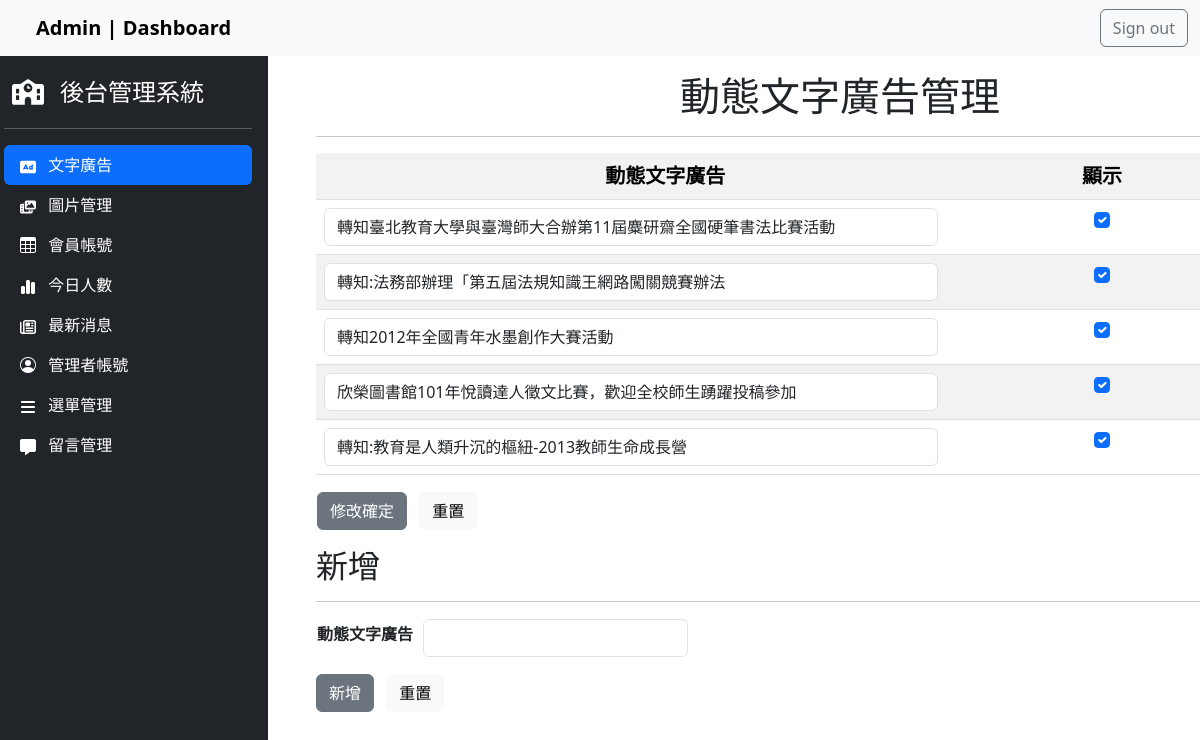
/back.php?do=ad (signed in), run on an earlier commit of the app's database.
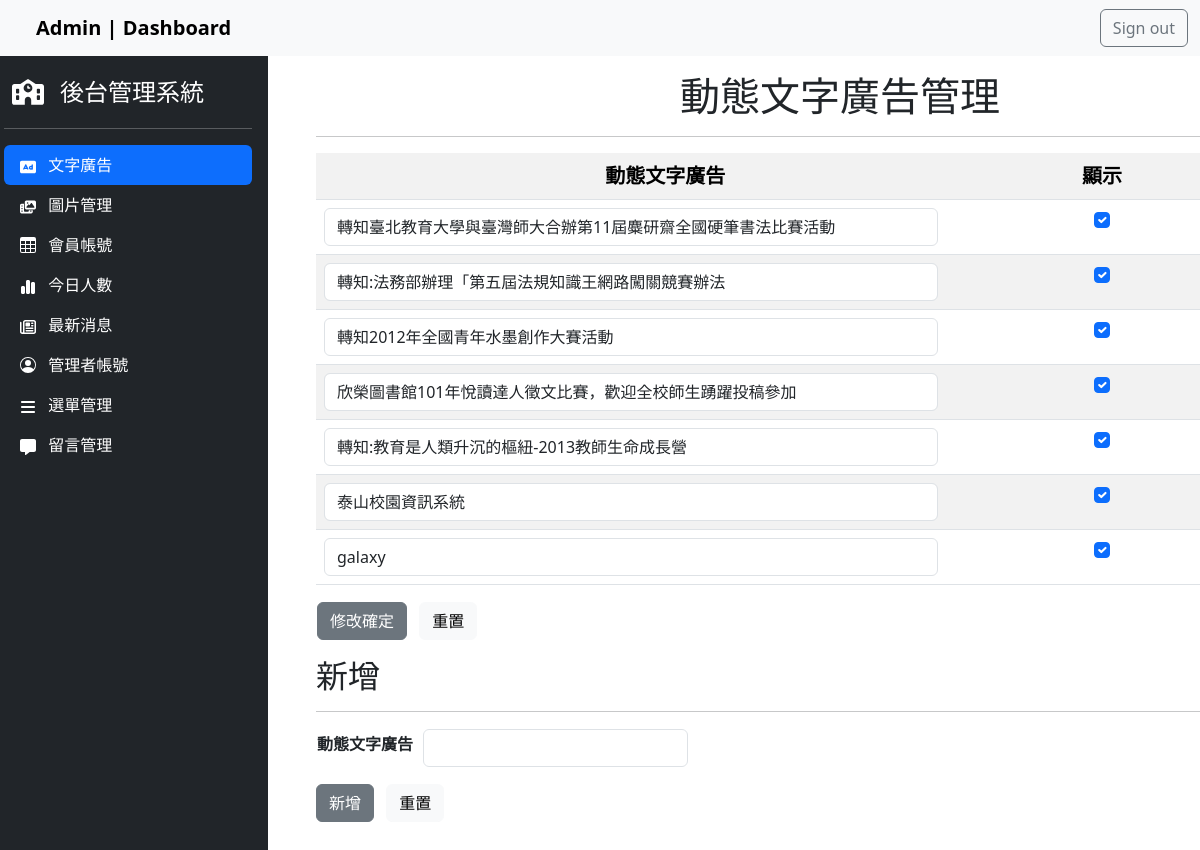
And on a later commit of the database.
### tables this page shows
CREATE TABLE `ad` (
  `id` int(10) UNSIGNED NOT NULL,
  `text` text NOT NULL,
  `sh` tinyint(1) UNSIGNED NOT NULL
);

### api/db.php (called while the page is built, shortened)
<?php
class DB
{
    protected $dsn = "mysql:host=localhost;charset=utf8;dbname=db_project";
    protected $pdo;
    protected $table;
    public function __construct($table)
    {
        $this->table = $table;
        $this->pdo = new PDO($this->dsn, 'root', '');
    }
    function all($where = '', $other = '')
    {
        $sql = "select * from `$this->table` ";
        $sql = $this->sql_all($sql, $where, $other);
        return $this->pdo->query($sql)->fetchAll(PDO::FETCH_ASSOC);
    }
    private function sql_all($sql, $array, $other)
    {
        if (isset($this->table) && !empty($this->table)) {
            if (is_array($array)) {
                if (!empty($array)) {
                    $tmp = $this->a2s($array);
                    $sql .= " where " . join(" && ", $tmp);
                }
            } else {
                $sql .= " $array";
            }
            $sql .= $other;
            return $sql;
        }
    }
}
$Title = new DB('titles');
if (isset($_GET['do'])) {
    if (isset(${ucfirst($_GET['do'])})) {
        $DB = ${ucfirst($_GET['do'])};
    }
} else {
    $DB = $Title;
}

### back/ad.php (the view, shortened to what this page needs)
<link rel="stylesheet" href="../css/back_style.css">
<div class="container-fluid">
    <h1 class="text-center mt-3 mb-3">動態文字廣告管理</h1>
    <hr>
    <form method="post" action="./api/edit.php">
        <table class="table table-striped">
            <tbody class="text-center">
                <tr class="fs-5">
                    <th class="col-8">動態文字廣告</th>
                    <th class="col-2">顯示</th>
                    <th class="col-2">刪除</th>
                </tr>
                <?php
                $rows = $DB->all();
                foreach ($rows as $row) {
                ?>
                    <tr>
                        <td>
                            <input class="form-control" type="text" name="text[]" style="width:90%" value="<?= $row['text']; ?>">
                        </td>
                        <td>
                            <input class="form-check-input" type="checkbox" name="sh[]" value="<?= $row['id']; ?>" <?= ($row['sh'] == 1) ? 'checked' : ''; ?>>
                        </td>
                        <td>
                        </td>
                    </tr>
                <?php
                }
                ?>
            </tbody>
        </table>
        <table>
            <tbody class="text-center">
                <tr class="mt-3">
                    <td>
                        <input class="btn btn-secondary me-2" type="submit" value="修改確定">
                        <input class="btn btn-light" type="reset" value="重置">
                    </td>
                </tr>
            </tbody>
        </table>
    </form>
    <h2 class="mt-3">新增</h2>
    <hr>
    <form id="myForm" style="display:block" action="./api/add.php" method="post">
        <table class="">
            <tr>
                <th><label for="adInput" class="form-label">
                    動態文字廣告</label></th>
                <th><input class="form-control ms-2" id="adInput" type="text" name="text"></td>
            </tr>
        </table>
        <div class="mt-3">
            <input class="btn btn-secondary me-2" type="submit" value="新增">
            <input class="btn btn-light" type="reset" value="重置">
        </div>
    </form>
</div>

What changed in the data, as far as the page shows it:
added ad: text "泰山校園資訊系統", sh "☑"
added ad: text "galaxy", sh "☑"
